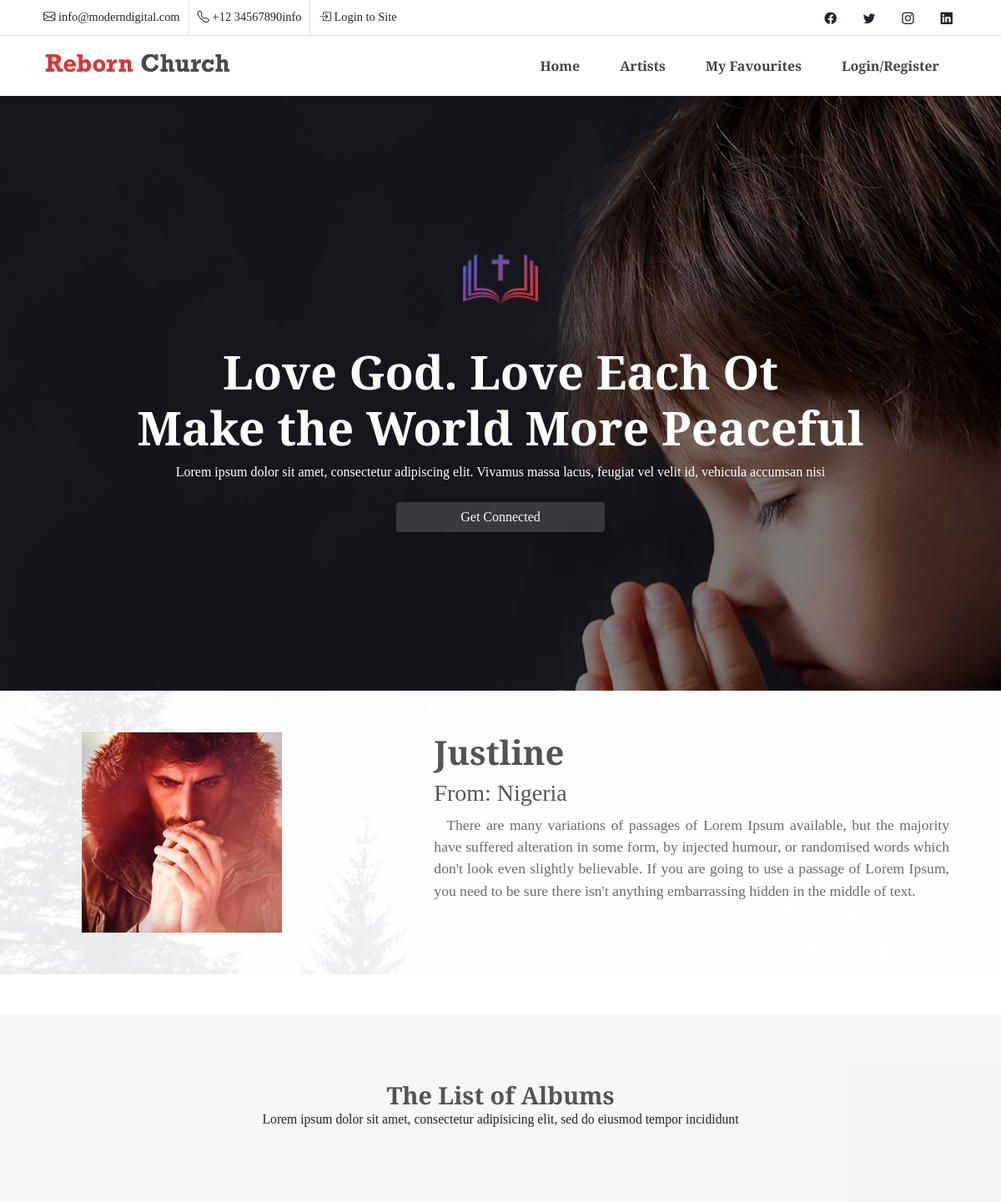
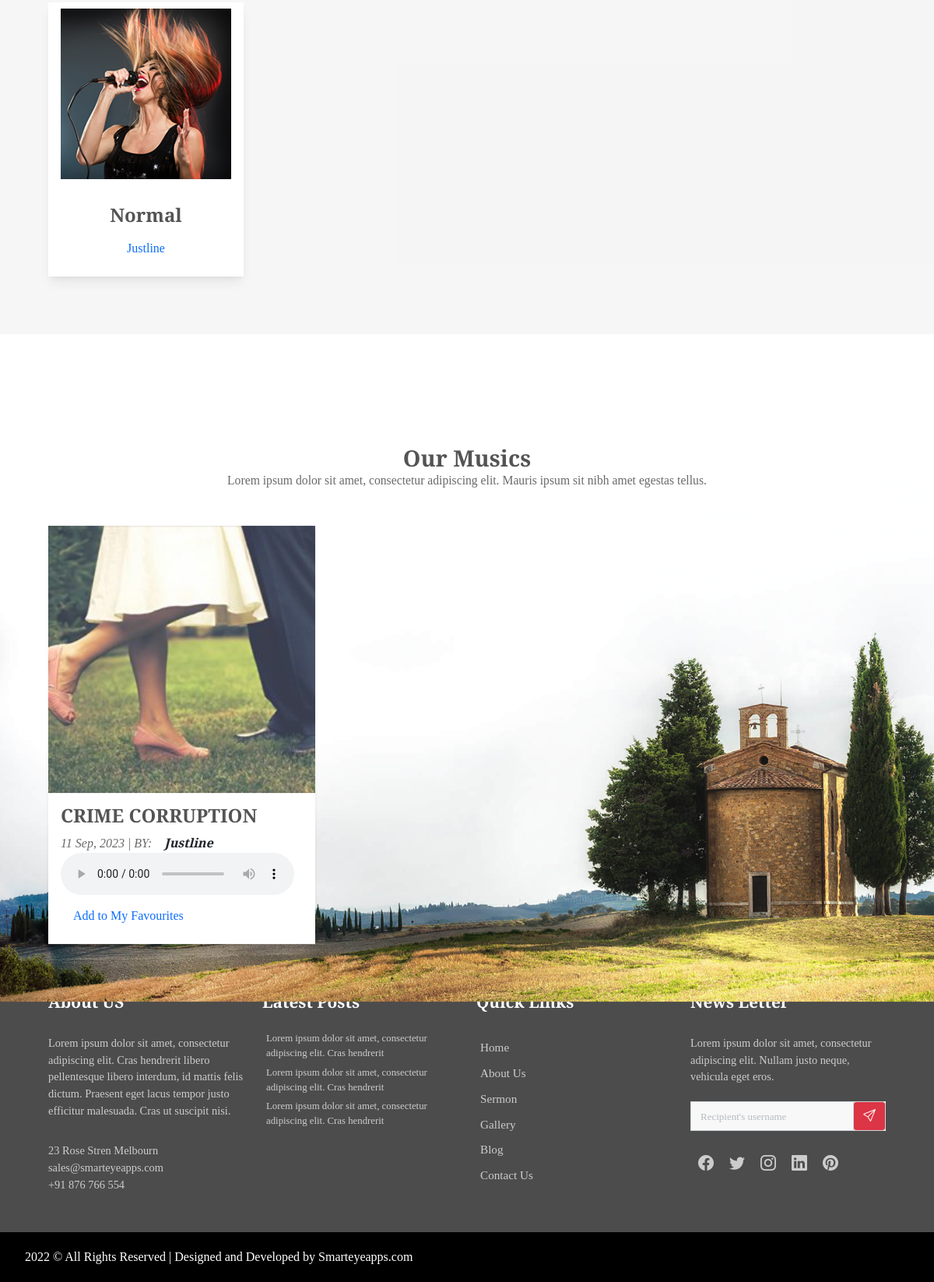
/artist/1/details, run on the app's committed database (2 pictures, top to bottom).
### base/models.py (models this page shows, shortened)
class Artist(models.Model):
    name = models.CharField(max_length=200)
    image = models.ImageField(upload_to='images/')
    country = models.CharField(max_length=200)
    description = models.TextField(blank=True, null=True)
    def __str__(self):
        return self.name

class Album(models.Model):
    artist = models.ForeignKey(Artist, on_delete=models.SET_NULL, null=True)
    title = models.CharField(max_length=300)
    image= models.ImageField(upload_to='images', null=True)
    created = models.DateTimeField(auto_now_add=True)
    updated = models.DateField(auto_now=True)
    class Meta:
        ordering = ['-updated', '-updated']

class Song(models.Model):
    album = models.ForeignKey(Album, on_delete=models.SET_NULL, null=True)
    title= models.CharField(max_length=200)
    image= models.ImageField(upload_to='images')
    audio_file = models.FileField(blank=True,null=True, upload_to='songs/')
    audio_link = models.CharField(max_length=200,blank=True,null=True)
    created = models.DateTimeField(auto_now_add=True)
    updated = models.DateField(auto_now=True)
    class Meta:
        ordering = ['-updated', '-created']

### base/views.py (the view)
# urls.py: path('artist/<str:pk>/details', views.artist, name='artist'),
def artist(request, pk):
    artist = Artist.objects.get(id=pk)
    albums = artist.album_set.all()
    songs = Song.objects.all()
    context = {"artist": artist, "albums": albums, "songs": songs}
    return render(request, "artist.html", context)

### templates/artist.html (shortened to what this page needs)
{% extends 'main.html' %}
{% load static %}
{% block content %}
    <div class="slider container-fluid">
        <div class="slider-inner big-padding">
            <div class="container">
                <div class="row text-center">
                    <div class="imgsc text-center mb-5">
                        <img class="sw-100" src="{% static 'assets/images/slider/boog.png' %}" alt="">
                    </div>
                    <h1 class="text-white"><div id="typewriteText"></div> Make the World More Peaceful</h1>
                    <p class="text-white">Lorem ipsum dolor sit amet, consectetur adipiscing elit. Vivamus massa lacus, feugiat vel velit id, vehicula accumsan nisi </p>
                    <button class="btn shadow-md btn-outline-light mt-4">Get Connected</button>
                </div>
            </div>
        </div>
    </div>
    <div class="about-outline">
        <div class="container-fluid big-padding about-cover">
            <div class="container">
                <div class="row about-row">
                    <div class="col-md-5 ps-0 ps-lg-5 no-padding image">
                        <img src="{{artist.image.url}}" alt="">
                    </div>
                    <div class="col-md-7 detailat text-justify">
                        <h1 class="fw-bold">{{artist.name}}</h1>
                        <h3>From: {{artist.country}}</h3>
                        <p>{{artist.description}}</p>
                    </div>
                </div>
            </div>
        </div>
    </div>
    <section class="team bg-gray big-padding mt-5">
        <div class="container">
            <div class="row">
                <div class="col-12">
                    <div class="section-title">
                        <h2>The List of Albums</h2>
                        <p class="text-dark">Lorem ipsum dolor sit amet, consectetur adipisicing elit, sed do eiusmod
                        tempor incididunt</p>
                    </div>
                </div>
            </div>
            <div class="row mt-4">
                {% for album in albums %}
                        <div class="col-lg-3 mb-4 col-md-4 col-sm-6 col-6">
                            <a href="{% url 'album' album.id %}" class="nav-link">
                                <div class="team-main-box bg-white shadow-md text-center">
                                    <img src="{{album.image.url}}">
                                    <div class="team-content-box">
                                        <h3 class="fw-bolder mt-3 fs-4 mb-0">{{album.title}}</h3>
                                        <a href="#" class="nav-link">
                                            <p class="pb-3">{{album.artist}}</p>
                                        </a>
                                    </div>
                                </div>
                            </a>
                        </div>
                {% endfor %}
            </div>
        </div>
    </section>
<div class="blog-outline">
        <div class="container-fluid big-padding about-cover">
            <div class="container">
                <div class="section-title bg-white row mb-3">
                    <h2 class="fw-bolder">Our Musics</h2>
                    <p>Lorem ipsum dolor sit amet, consectetur adipiscing elit. Mauris ipsum sit nibh amet egestas tellus.</p>
                </div>
                <div class="row">
                    {% for song in songs %}
                        {% if song.album.artist == artist %}
                                <div class="col-lg-4 col-sm-6 mb-4">
                                    <div class="blog-cover bg-white shadow-sm">
                                        <img class="w-100" src="{{song.image.url}}" alt="">
                                        <div class="p-3">
                                            <h4 class="fw-bold">{{song.title}}</h4>
                                            <p class="fst-italic">{{song.created|date:"d M, Y"}} | BY:<a href="#" class="nav-link d-inline"><span
                                                        class="text-dark fw-bold">{{song.album.artist}}</span></a> </p>
                                            <audio controls style="max-width: 100%;"
                                                src="{% if song.audio_file %} {{song.audio_file.url}} {% endif %} {% if song.audio_link %} {{song.audio_link.url}} {% endif %}"></audio>
                                            <a href="#" class="nav-link">Add to My Favourites</a>
                                        </div>
                                    </div>
                                </div>
                        {% endif %}
                    {% endfor %}
                </div>
            </div>
        </div>
    </div>
{% endblock %}

### statics/assets/css/style.css (style rules this page uses)
* { margin: 0px; padding: 0px; list-style: none; }
img { max-width: 100%; }
a { text-decoration: none; outline: none; color: #444; }
html, body { height: 100%; font-family: "Crimson Text", serif; }
p { margin-bottom: 0px; width: 100%; }
.no-padding { padding: 0px; }
::placeholder { color: #747f8a !important; font-size: 13px; opacity: 0.5 !important; }
.container-fluid { padding: 0px; }
h1, h2, h3, h4, h5, h6 { color: #545454; }
body { background-color: #f5f8fc !important; -webkit-font-smoothing: antialiased; -moz-osx-font-smoothing: grayscale; text-rendering: optimizeLegibility; color: #6A6A6A; overflow-x: hidden; }
.section-title { padding: 30px; margin: 0px; margin-bottom: 20px; }
.section-title h2 { width: 100%; text-align: center; font-weight: 600; margin-bottom: 0px; font-size: 1.8rem; }
.section-title p { max-width: 850px; text-align: center; float: none; margin: auto; font-size: 0.98rem; margin-top: 0px; }
.container { max-width: 1170px; }
.big-padding { padding: 50px; }
.fw-bold { font-weight: 600 !important; }
.shadow-md { box-shadow: 0 10px 15px -3px rgba(0, 0, 0, 0.07), 0 4px 6px -2px rgba(0, 0, 0, 0.05); }
.bg-gray { background: rgba(217, 217, 217, 0.25); }
.text-justify { text-align: justify; }
.slider { background-image: url(../images/slider/banner_01.jpg); }
.slider .slider-inner { background-color: rgba(0, 0, 0, 0.5); width: 100%; height: 100%; padding-top: 190px; padding-bottom: 190px; }
.slider .slider-inner h1 { font-size: 3.5rem; font-weight: 600; }
.slider .slider-inner .btn { max-width: 250px; margin: auto; background: rgba(255, 255, 255, 0.15); border: 0; }
.sw-100 { width: 90px !important; }
.detailat p { font-size: 1.1rem; margin-bottom: 10px; text-indent: 15px; }
.about-outline { background-image: url(../images/desk.jpg); }
.about-outline .about-cover { background-color: rgba(255, 255, 255, 0.9); width: 100%; height: 100%; left: 0; top: 0; }
.blog-outline { background-image: url(../images/blog-bg.jpg); background-size: cover; background-attachment: fixed; transform: translate3d(0px, 62.1031px, 0px); }

### data on the page
Artist: image (picture), name "Justline", country "Nigeria", description "There are many variations of passages of Lorem Ipsum available, but the majority have suffered alteration in some form, by injected humour, or randomised words which don't look even slightly believable. If you are going to use a passage of Lorem Ipsum, you need to be sure there isn't anything embarrassing hidden in the middle of text."
Album: image (picture), title "Normal", artist "Justline"
Song: image (picture), title "CRIME CORRUPTION", created "11 Sep, 2023", album.artist "Justline"
